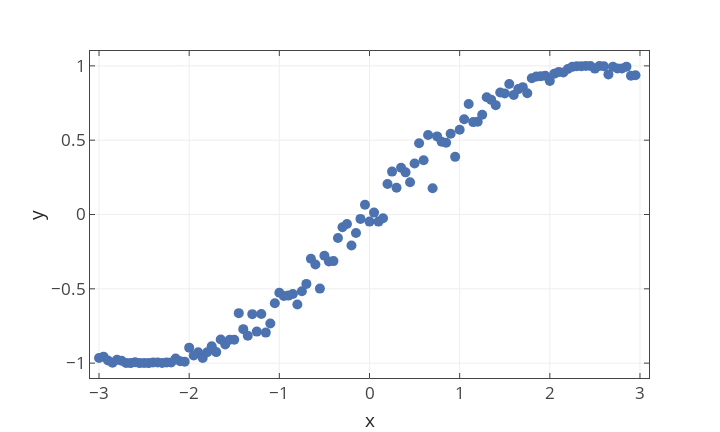

Notebook code for this chart:
### Markdown cell above
# Ridge Regression

## Rückblick Lineare Regression

Lineare Regression: $\mathbf{y}=𝑏+w_1\mathbf{x}$

$\mathbf{x} \in \mathbb{R}^n$: Einflussgröße (Feature)  
$\mathbf{y} \in \mathbb{R}^n$: Zielvariable (Target)  
$n$: Anzahl der Trainingsinstanzen  
$b,w_1 \in \mathbb{R}$: Gewichte/Parameter  

Linear Regression Straffunktion (Loss) ist definiert als:  

$\mathcal{L}(\mathbf{w})= \sum_{i=1}^n \left[y_i - (b - \mathbf{w}^T \mathbf{x}_i) \right]^2$  

Zum lernen der unbekannten Gewichte $\mathbf{w}$ muss man die Straffunktion $\mathcal{L}$ minimieren. 

### Simuliere und Plotte Daten

### Code cell
#Importiere Python Libraries
%matplotlib inline
import pylab as pl
import seaborn as sns
sns.set(font_scale=1.7)

from plotly.offline import init_notebook_mode, iplot
from plotly.graph_objs import *
import plotly.tools as tls
#Set to True
init_notebook_mode(connected=True)

import scipy as sp
from sklearn.preprocessing import PolynomialFeatures, StandardScaler
from sklearn.linear_model import LinearRegression, Ridge
from sklearn.pipeline import Pipeline
from ipywidgets import *
from IPython.display import display

#Funktion zum Plotten der Daten
def plot_data(X,y,model=None,interactive=False):
    fig = pl.figure(figsize=(10,6))
    pl.plot(X,y,'o',markersize=10)
    pl.xlabel("x")
    pl.ylabel("y")
    pl.title("")
    pl.ylim([-1.1,1.1])
    pl.xlim([-3.1,3.1])
    pl.xticks([-3,-2,-1,0,1,2,3],["50","60","70","80","90","100","110"])
    pl.yticks([-1,-0.5,0,0.5,1],["200k","400k","600k","800k","1M"])
    if not model==None:
        X_new=sp.linspace(-3, 3, 100).reshape(100, 1)
        y_new = model.predict(X_new)
        pl.plot(X_new,y_new,"r-",linewidth=4,label="Learned Regression Fit")
        pl.legend()
    if interactive:
        plotly_fig = tls.mpl_to_plotly(fig)
        iplot(plotly_fig, show_link=False)


#Funktion um Beispieldaten zu simulieren
def generate_data():
    sp.random.seed(42)
    X = sp.arange(-3,3,1.0/20.0).reshape(-1,1)
    y = sp.sin(0.2*sp.pi*X+0.1*sp.random.randn(X.shape[0],1))
    return X,y

def generate_polynomial_features(X,degree=1,return_transformer=True):
    transformer = PolynomialFeatures(degree=degree, include_bias=False)
    X_poly = transformer.fit_transform(X)
    if return_transformer:
        return X_poly, transformer
    else:
        return X_poly

#Generiere Daten
X,y = generate_data()
print X.shape
#Plotte Daten
plot_data(X,y,interactive=True);

### Figure 1 — Plotly figure (JSON) as saved in the notebook; plotly's stock layout.template omitted (floating-point values rounded to 4 significant figures)
{"data": [{"marker": {"color": "#4C72B0", "line": {"color": "#4C72B0", "width": 0}, "opacity": 1, "size": 10, "symbol": "dot"}, "mode": "markers", "name": "_line0", "type": "scatter", "x": [-3, -2.95, -2.9, -2.85, -2.8, -2.75, -2.7, -2.65, -2.6, -2.55, -2.5, -2.45, -2.4, -2.35, -2.3, -2.25, -2.2, -2.15, -2.1, -2.05, -2.0, -1.95, -1.9, -1.85, -1.8, -1.75, -1.7, -1.65, -1.6, -1.55, -1.5, -1.45, -1.4, -1.35, -1.3, -1.25, -1.2, -1.15, -1.1, -1.05, -1.0, -0.95, -0.9, -0.85, -0.8, -0.75, -0.7, -0.65, -0.6, -0.55, -0.5, -0.45, -0.4, -0.35, -0.3, -0.25, -0.2, -0.15, -0.1, -0.05, -1.066e-14, 0.05, 0.1, 0.15, 0.2, 0.25, 0.3, 0.35, 0.4, 0.45, 0.5, 0.55, 0.6, 0.65, 0.7, 0.75, 0.8, 0.85, 0.9, 0.95, 1.0, 1.05, 1.1, 1.15, 1.2, 1.25, 1.3, 1.35, 1.4, 1.45, 1.5, 1.55, 1.6, 1.65, 1.7, 1.75, 1.8, 1.85, 1.9, 1.95, 2.0, 2.05, 2.1, 2.15, 2.2, 2.25, 2.3, 2.35, 2.4, 2.45, 2.5, 2.55, 2.6, 2.65, 2.7, 2.75, 2.8, 2.85, 2.9, 2.95], "xaxis": "x1", "y": [-0.9652, -0.9563, -0.9826, -0.9977, -0.9776, -0.9838, -0.9995, -0.9998, -0.994, -0.9997, -0.9989, -0.9999, -0.9962, -0.9953, -0.9989, -0.9949, -0.9962, -0.9686, -0.9871, -0.99, -0.8957, -0.9483, -0.9273, -0.9648, -0.9267, -0.8859, -0.9258, -0.841, -0.875, -0.8431, -0.8429, -0.6638, -0.7714, -0.8157, -0.6703, -0.788, -0.6692, -0.7947, -0.7338, -0.5972, -0.5265, -0.5478, -0.5456, -0.5347, -0.6056, -0.5169, -0.467, -0.2981, -0.336, -0.4985, -0.278, -0.3158, -0.3136, -0.1581, -0.08529, -0.06391, -0.2081, -0.1248, -0.0297, 0.06609, -0.0479, 0.01285, -0.04778, -0.02537, 0.2054, 0.2885, 0.1803, 0.3148, 0.2835, 0.2165, 0.3432, 0.4789, 0.3648, 0.5353, 0.1769, 0.5256, 0.4894, 0.4831, 0.5436, 0.3877, 0.5699, 0.6407, 0.7439, 0.6216, 0.6234, 0.6708, 0.7885, 0.7714, 0.7357, 0.8206, 0.8147, 0.8776, 0.8047, 0.8436, 0.8567, 0.8153, 0.917, 0.9278, 0.93, 0.9327, 0.898, 0.9477, 0.9595, 0.9553, 0.9791, 0.9932, 0.998, 0.9971, 0.9993, 0.9992, 0.9816, 0.9996, 0.9976, 0.9426, 0.9943, 0.9825, 0.9829, 0.9947, 0.9339, 0.9366], "yaxis": "y1"}], "layout": {"autosize": false, "height": 432, "hovermode": "closest", "margin": {"b": 54, "l": 90, "pad": 0, "r": 71, "t": 51}, "showlegend": false, "width": 720, "xaxis1": {"anchor": "y1", "domain": [0, 1], "dtick": 1, "mirror": "ticks", "range": [-3.1, 3.1], "showgrid": true, "showline": true, "side": "bottom", "tick0": -3, "tickfont": {"size": 17}, "tickmode": false, "ticks": "inside", "title": "x", "titlefont": {"color": "#262626", "size": 18.7}, "type": "linear", "zeroline": false}, "yaxis1": {"anchor": "x1", "domain": [0, 1], "dtick": 0.5, "mirror": "ticks", "range": [-1.1, 1.1], "showgrid": true, "showline": true, "side": "left", "tick0": -1, "tickfont": {"size": 17}, "tickmode": false, "ticks": "inside", "title": "y", "titlefont": {"color": "#262626", "size": 18.7}, "type": "linear", "zeroline": false}}}
